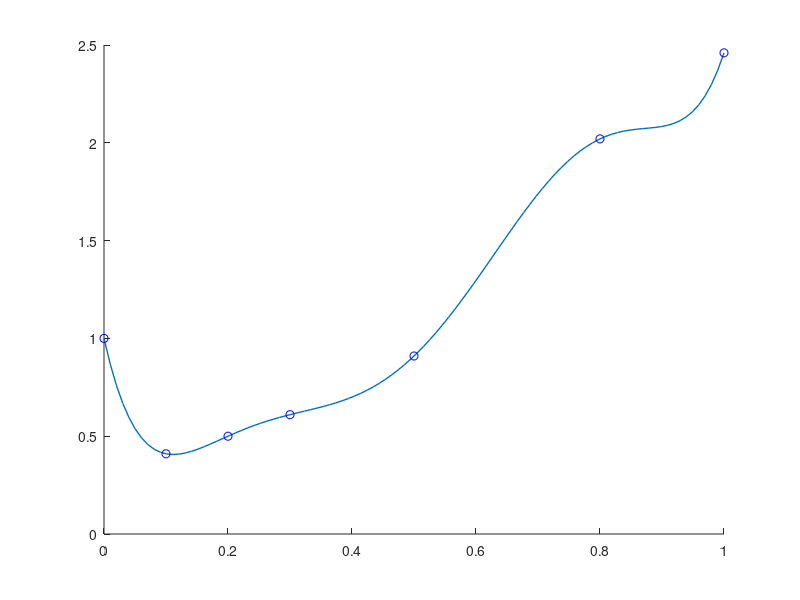

This chart was generated by the following MATLAB code:
% run_polyfit_nd.m
x = [0.0, 0.1, 0.2, 0.3, 0.5, 0.8, 1.0];
y = [1.0, 0.41, 0.50, 0.61, 0.91, 2.02, 2.46];
x_draw = linspace(0, 1);

p6 = polyfit(x, y, 6);
y_fit6 = polyval(p6, x_draw);
hold;
plot(x_draw, y_fit6, 'LineWidth', 1);
plot(x, y, 'bo', 'MarkerSize', 6);